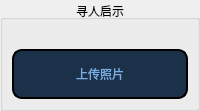
                   <widget class="QWidget" name="page_4">
                    <layout class="QVBoxLayout" name="verticalLayout">
                     <property name="spacing">
                      <number>0</number>
                     </property>
                     <property name="leftMargin">
                      <number>0</number>
                     </property>
                     <property name="topMargin">
                      <number>0</number>
                     </property>
                     <property name="rightMargin">
                      <number>0</number>
                     </property>
                     <property name="bottomMargin">
                      <number>0</number>
                     </property>
                     <item>
                      <widget class="QGroupBox" name="groupBox_4">
                       <property name="title">
                        <string>寻人启示</string>
                       </property>
                       <property name="alignment">
                        <set>Qt::AlignCenter</set>
                       </property>
                       <layout class="QVBoxLayout" name="verticalLayout_13">
                        <item>
                         <widget class="QLabel" name="XRQS_ptr">
                          <property name="styleSheet">
                           <string notr="true">QLabel
{
background:transparent;
}</string>
                          </property>
                          <property name="text">
                           <string/>
                          </property>
                          <property name="alignment">
                           <set>Qt::AlignCenter</set>
                          </property>
                         </widget>
                        </item>
                        <item>
                         <widget class="QPushButton" name="btn_XRQS_Upload">
                          <property name="minimumSize">
                           <size>
                            <width>0</width>
                            <height>50</height>
                           </size>
                          </property>
                          <property name="styleSheet">
                           <string notr="true">QPushButton
{
font: 16pt &quot;楷体&quot;;
border:2px solid;
color: rgb(122, 175, 227);
background-color: rgb(27, 49, 73);
border-radius:10px;
}
QPushButton:hover
{
background-color: rgb(202, 221, 245);
}</string>
                          </property>
                          <property name="text">
                           <string>上传照片</string>
                          </property>
                         </widget>
                        </item>
                       </layout>
                      </widget>
                     </item>
                    </layout>
                   </widget>
